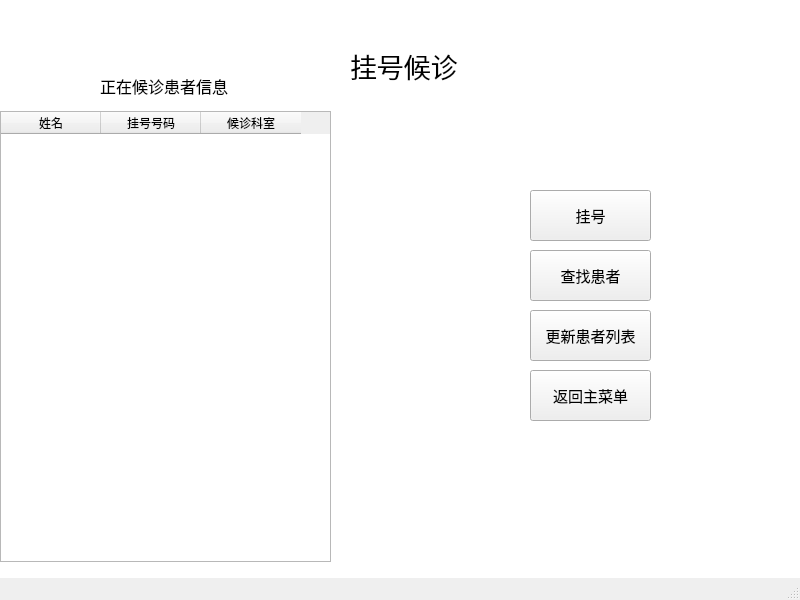
<?xml version="1.0" encoding="UTF-8"?>
<ui version="4.0">
 <class>MainWindow</class>
 <widget class="QMainWindow" name="MainWindow">
  <property name="geometry">
   <rect>
    <x>0</x>
    <y>0</y>
    <width>800</width>
    <height>600</height>
   </rect>
  </property>
  <property name="windowTitle">
   <string>挂号候诊</string>
  </property>
  <widget class="QWidget" name="centralwidget">
   <widget class="QListView" name="listView">
    <property name="geometry">
     <rect>
      <x>-10</x>
      <y>-10</y>
      <width>821</width>
      <height>621</height>
     </rect>
    </property>
    <property name="styleSheet">
     <string notr="true">background: url(:/back.jpg);</string>
    </property>
   </widget>
   <widget class="QLabel" name="label">
    <property name="geometry">
     <rect>
      <x>350</x>
      <y>0</y>
      <width>131</width>
      <height>131</height>
     </rect>
    </property>
    <property name="font">
     <font>
      <family>微软雅黑</family>
      <pointsize>20</pointsize>
     </font>
    </property>
    <property name="text">
     <string>挂号候诊</string>
    </property>
   </widget>
   <widget class="QPushButton" name="ReturnHome0">
    <property name="geometry">
     <rect>
      <x>530</x>
      <y>370</y>
      <width>121</width>
      <height>51</height>
     </rect>
    </property>
    <property name="font">
     <font>
      <family>微软雅黑</family>
      <pointsize>11</pointsize>
     </font>
    </property>
    <property name="text">
     <string>返回主菜单</string>
    </property>
   </widget>
   <widget class="QTableWidget" name="tableWidget">
    <property name="geometry">
     <rect>
      <x>0</x>
      <y>111</y>
      <width>331</width>
      <height>451</height>
     </rect>
    </property>
    <column>
     <property name="text">
      <string>姓名</string>
     </property>
    </column>
    <column>
     <property name="text">
      <string>挂号号码</string>
     </property>
    </column>
    <column>
     <property name="text">
      <string>候诊科室</string>
     </property>
    </column>
   </widget>
   <widget class="QPushButton" name="updateInfo">
    <property name="geometry">
     <rect>
      <x>530</x>
      <y>310</y>
      <width>121</width>
      <height>51</height>
     </rect>
    </property>
    <property name="font">
     <font>
      <pointsize>11</pointsize>
     </font>
    </property>
    <property name="text">
     <string>更新患者列表</string>
    </property>
   </widget>
   <widget class="QLabel" name="label_2">
    <property name="geometry">
     <rect>
      <x>100</x>
      <y>60</y>
      <width>161</width>
      <height>51</height>
     </rect>
    </property>
    <property name="font">
     <font>
      <family>微软雅黑</family>
      <pointsize>12</pointsize>
     </font>
    </property>
    <property name="text">
     <string>正在候诊患者信息</string>
    </property>
   </widget>
   <widget class="QPushButton" name="register_2">
    <property name="geometry">
     <rect>
      <x>530</x>
      <y>190</y>
      <width>121</width>
      <height>51</height>
     </rect>
    </property>
    <property name="font">
     <font>
      <family>微软雅黑</family>
      <pointsize>11</pointsize>
     </font>
    </property>
    <property name="text">
     <string>挂号</string>
    </property>
   </widget>
   <widget class="QPushButton" name="searchPatient">
    <property name="geometry">
     <rect>
      <x>530</x>
      <y>250</y>
      <width>121</width>
      <height>51</height>
     </rect>
    </property>
    <property name="font">
     <font>
      <family>微软雅黑</family>
      <pointsize>11</pointsize>
     </font>
    </property>
    <property name="text">
     <string>查找患者</string>
    </property>
   </widget>
  </widget>
  <widget class="QMenuBar" name="menubar">
   <property name="geometry">
    <rect>
     <x>0</x>
     <y>0</y>
     <width>800</width>
     <height>22</height>
    </rect>
   </property>
  </widget>
  <widget class="QStatusBar" name="statusbar"/>
 </widget>
 <resources>
  <include location="background_image.qrc"/>
 </resources>
 <connections/>
</ui>
